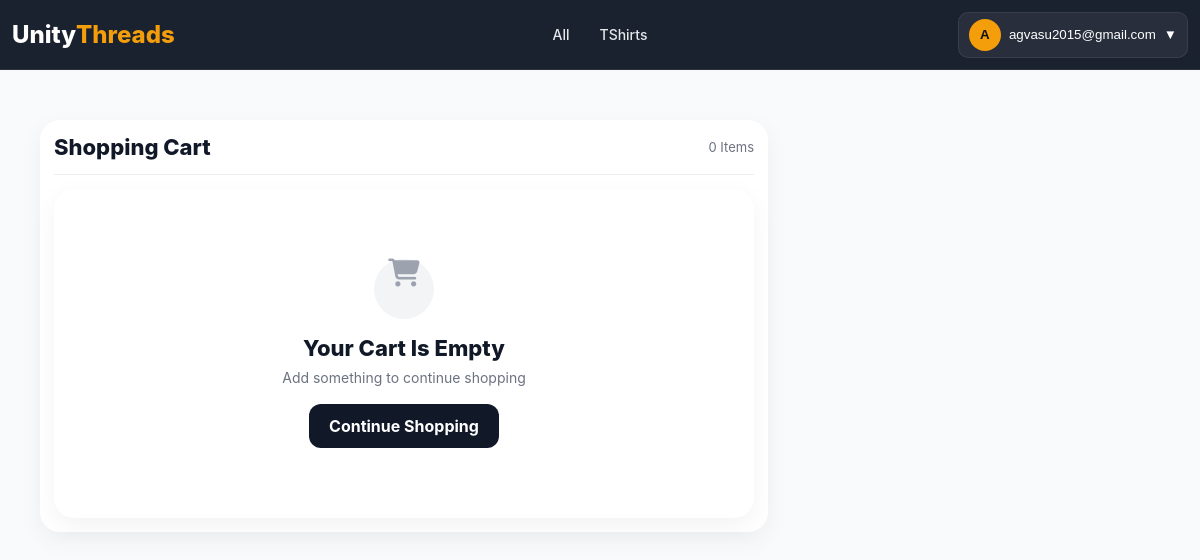
The page /cart/ (signed in) on the database its author committed.
### products/models.py (models this page shows, shortened)
class BaseModel(models.Model):
    created_at = models.DateTimeField(
        auto_now_add=True
    )
    updated_at = models.DateTimeField(
        auto_now=True
    )
    class Meta:
        abstract = True

class Category(BaseModel):
    name = models.CharField(
        max_length=100,
        unique=True
    )
    slug = models.SlugField(
        unique=True,
        blank=True
    )
    image = models.ImageField(
        upload_to='categories/',
        blank=True,
        null=True
    )
    is_active = models.BooleanField(default=True)
    class Meta:
        verbose_name_plural = "Categories"
        ordering = ['name']
        indexes = [
            models.Index(fields=['slug']),
            models.Index(fields=['is_active']),
        ]

### accounts/models.py (models this page shows, shortened)
class User(AbstractUser):
    username = None
    email = models.EmailField(
        unique=True
    )
    phone = models.CharField(
        max_length=10,
        unique=True
    )
    full_name = models.CharField(
        max_length=150
    )
    is_email_verified = models.BooleanField(
        default=False
    )
    USERNAME_FIELD = "email"
    REQUIRED_FIELDS = ["phone"]
    objects = UserManager()

### carts/models.py (models this page shows, shortened)
class Cart(models.Model):
    user = models.OneToOneField(
        settings.AUTH_USER_MODEL,
        on_delete=models.CASCADE,
        related_name='cart'
    )
    created_at = models.DateTimeField(auto_now_add=True)
    updated_at = models.DateTimeField(auto_now=True)
    @property
    def total_items(self):
        return self.items.aggregate(
            total=Sum('quantity')
        )['total'] or 0

### carts/views.py (the view)
@login_required
def cart_view(request):
    cart, _ = Cart.objects.get_or_create(user=request.user)
    items = (
        cart.items
        .select_related(
            "variant__product",
            "variant__size",
            "variant__color"
        )
        .all()
    )
    return render(request, "carts/carts.html", {
        "cart": cart,
        "items": items
    })

### home/context_processors.py (called while the page is built)
def global_data(request):
    return {
        "categories": Category.objects.all()
    }

### carts/templates/carts/carts.html (shortened to what this page needs)
{% load static %}
<!DOCTYPE html>
<html lang="en">
<head>
<link rel="stylesheet" href="{% static 'carts/css/carts.css' %}">
<link rel="stylesheet" href="https://cdnjs.cloudflare.com/ajax/libs/font-awesome/6.5.1/css/all.min.css">
</head>
<body>
{% include 'partials/navbar.html' %}
<div class="cart-container">
    <div class="cart-left">
        <div class="cart-header">
            <h1>Shopping Cart</h1>
            <p>
                <span id="cart-count">{{ cart.total_items }}</span> Items
            </p>
        </div>
        {% if items %}
        <div id="cart-items-wrapper">
            {% for item in items %}
            <div class="cart-card" id="cart-item-{{ item.id }}">
                <div class="cart-image">
                    {% with img=item.variant.product.images.first %}
                        {% if img %}
                            <img src="{{ img.image.url }}" alt="">
                        {% endif %}
                    {% endwith %}
                </div>
                <div class="cart-content">
                    <h3>{{ item.variant.product.name }}</h3>
                    <p>Size: {{ item.variant.size.name }}</p>
                    <p>Color: {{ item.variant.color.name }}</p>
                    <div class="price">₹{{ item.variant.wholesale_price }}</div>
                </div>
                <div class="qty-box">
                    <button onclick="updateQty({{ item.id }}, 'decrease')">-</button>
                    <span id="qty-{{ item.id }}">{{ item.quantity }}</span>
                    <button onclick="updateQty({{ item.id }}, 'increase')">+</button>
                </div>
                <div class="item-total">
                    <span id="total-{{ item.id }}">{{ item.total_price }}</span>
                </div>
                <button class="remove-btn"
                        onclick="removeItem({{ item.id }})">
                    Remove
                </button>
            </div>
            {% endfor %}
        </div>
        {% else %}
        <div class="empty-cart" id="empty-cart">
            <i class="fa fa-cart-shopping empty-cart-icon"></i>
            <h2>Your Cart Is Empty</h2>
            <p>Add something to continue shopping</p>
            <a href="/" class="continue-shopping-btn">
                Continue Shopping
            </a>
        </div>
        {% endif %}
    </div>
</div>
</body>
</html>

### home/templates/partials/navbar.html (shortened to what this page needs)
{% load static %}
<link rel="stylesheet" href="{% static 'home/css/navbar.css' %}">
<header class="header" id="header">
    <a href="/" class="logo">
        Unity<span>Threads</span>
    </a>
      <nav class="nav" id="nav">
    <a href="{% url 'product_list' %}">All</a>
    {% for category in categories %}
        <a href="{% url 'product_list' %}?category={{ category.slug }}">
            {{ category.name }}
        </a>
    {% endfor %}
</nav>
    <div class="nav-actions">
        {% if request.user.is_authenticated %}
        <div class="account-dropdown" id="accountWrapper">
            <button class="account-btn" id="accountBtn" type="button">
                <span class="account-avatar">
                    {{ request.user.full_name|default:request.user.email|first|upper }}
                </span>
                <span class="account-name">
                    {{ request.user.full_name|default:request.user.email }}
                </span>
                <span class="dropdown-icon">▼</span>
            </button>
        </div>
        {% endif %}
    </div>
</header>

### carts/static/carts/css/carts.css (style rules this page uses)
* { margin:0; padding:0; box-sizing:border-box; }
body { font-family: system-ui, -apple-system, Segoe UI, Roboto, Arial; background:#f6f7fb; color:#111827; padding-top:80px; }
.cart-container { max-width:1400px; margin:auto; padding:16px; display:grid; grid-template-columns:1fr; gap:16px; }
@media (min-width:992px) { .cart-container { grid-template-columns:2fr 1fr; gap:28px; padding:40px; } }
.cart-left { background:#fff; border-radius:20px; padding:14px; box-shadow:0 8px 25px rgba(0,0,0,0.05); }
.cart-header { display:flex; justify-content:space-between; align-items:center; margin-bottom:14px; padding-bottom:14px; border-bottom:1px solid #eee; }
.cart-header h1 { font-size:22px; font-weight:800; }
.cart-header p { font-size:13px; color:#6b7280; }
.empty-cart { display:flex; flex-direction:column; align-items:center; justify-content:center; text-align:center; padding:70px 20px; background:#fff; border-radius:20px; box-shadow:0 8px 25px rgba(0,0,0,0.05); }
.empty-cart-icon { width:60px; height:60px; display:flex; align-items:center; justify-content:center; font-size:28px; color:#9ca3af; background:#f3f4f6; border-radius:50%; margin-bottom:16px; }
.empty-cart h2 { font-size:22px; font-weight:800; margin-bottom:8px; }
.empty-cart p { font-size:14px; color:#6b7280; margin-bottom:18px; }
.continue-shopping-btn { display:inline-flex; align-items:center; justify-content:center; padding:12px 20px; background:#111827; color:#fff; border-radius:12px; text-decoration:none; font-weight:700; }

### home/static/home/css/navbar.css (style rules this page uses)
* { margin: 0; padding: 0; box-sizing: border-box; }
body { font-family: Inter, Arial, sans-serif; background: #f9fafb; color: #111827; }
html { scroll-behavior: smooth; }
.header { position: fixed; top: 0; left: 0; width: 100%; height: 70px; display: flex; align-items: center; background: rgba(17, 24, 39, 0.96); backdrop-filter: blur(14px); border-bottom: 1px solid rgba(255, 255, 255, 0.08); z-index: 10000; }
.logo { font-size: 24px; font-weight: 800; color: #fff; text-decoration: none; display: flex; align-items: center; padding-left: 12px; }
.logo span { color: #f59e0b; }
.nav { position: absolute; left: 50%; transform: translateX(-50%); display: flex; align-items: center; gap: 10px; }
.nav a { color: #e5e7eb; text-decoration: none; font-size: 14px; font-weight: 500; padding: 6px 10px; border-radius: 8px; transition: 0.2s ease; white-space: nowrap; }
.nav-actions { margin-left: auto; display: flex; align-items: center; gap: 10px; padding-right: 12px; }
.account-btn { display: flex; align-items: center; gap: 8px; padding: 6px 10px; background: rgba(255, 255, 255, 0.06); border: 1px solid rgba(255, 255, 255, 0.08); border-radius: 10px; color: #fff; cursor: pointer; }
.account-avatar { width: 32px; height: 32px; display: flex; align-items: center; justify-content: center; border-radius: 50%; background: #f59e0b; font-weight: 700; color: #111; }

### rows shown on the page
Category: name "TShirts"
User: user.full_name|first "A", user.full_name "agvasu2015@gmail.com"
Cart: total_items "0"
